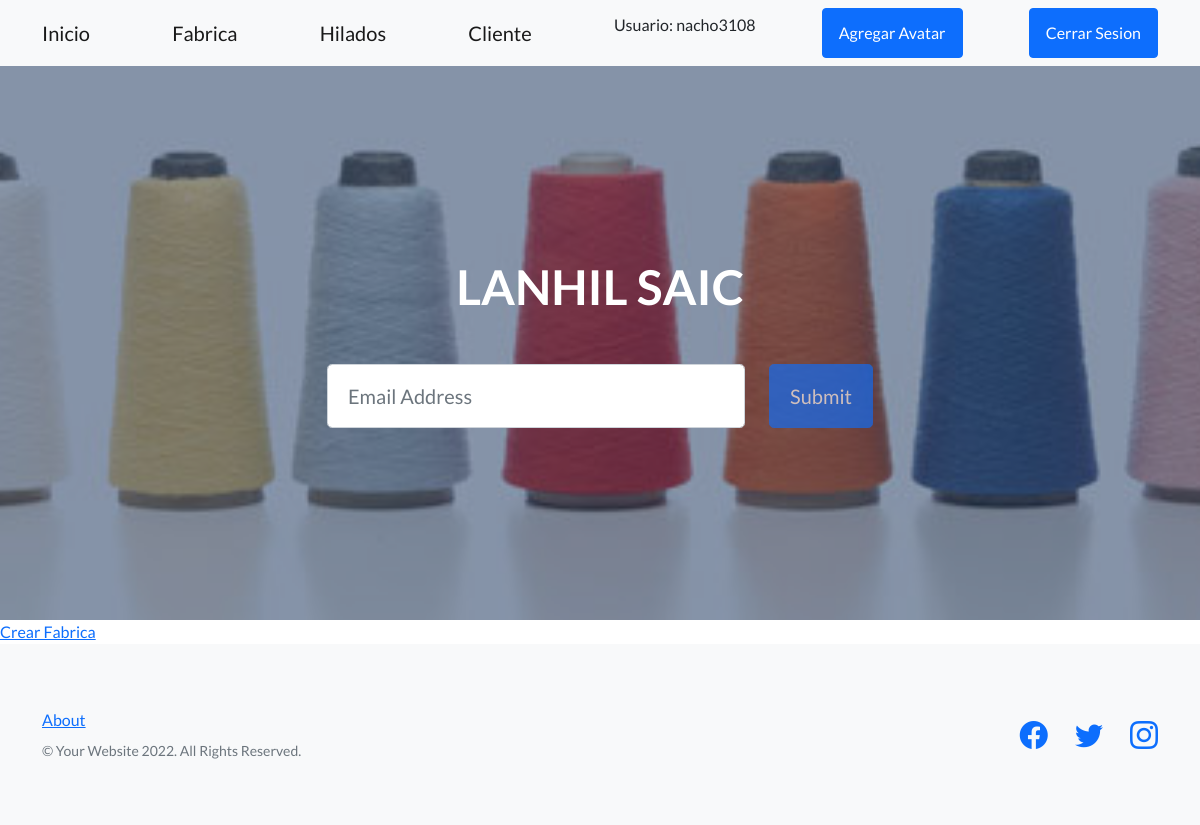
Before: /appProduccion/leerFabricas/ (signed in) with the older database file.
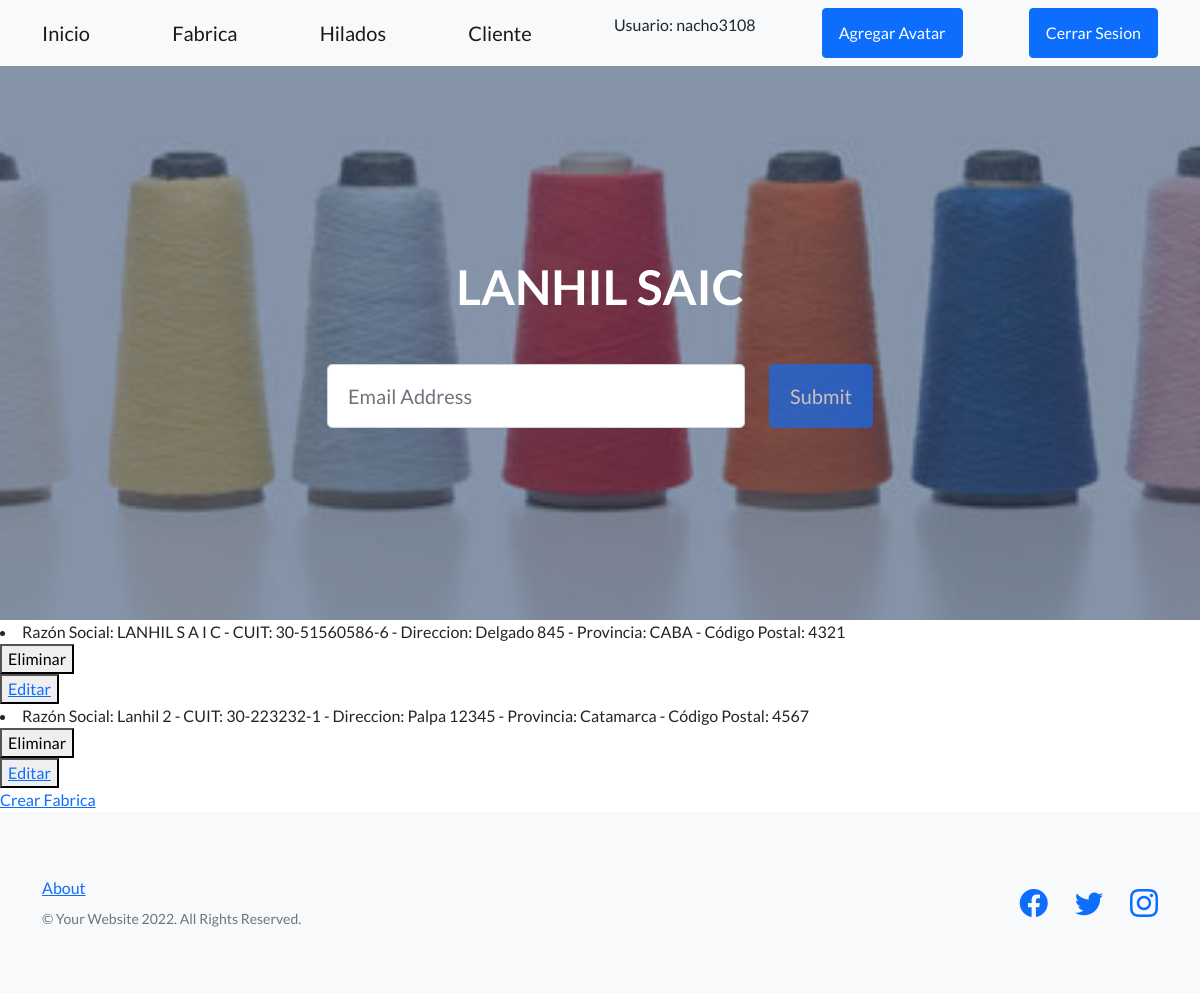
After: the same page with the newer database file.
### appProduccion/models.py (models this page shows)
class Fabrica(models.Model):
    razonSocial = models.CharField(max_length=50)
    cuit = models.CharField(max_length=50)
    direccion = models.CharField(max_length=50)
    provincia = models.CharField(max_length=50)
    codigoPostal = models.IntegerField()
    def __str__(self):
        return f"Razón Social: {self.razonSocial} - CUIT: {self.cuit} - Direccion: {self.direccion} - Provincia: {self.provincia} - Código Postal: {self.codigoPostal}"

### appProduccion/views.py (the view)
# urls.py: path('leerFabricas/', leerFabricas, name="LeerFabricas"),
@login_required
def leerFabricas(request):
    fabricas = Fabrica.objects.all() #traigo todas las fábricas
    contexto = {"fabricas":fabricas}
    return render(request, "appProduccion/leerFabricas.html",contexto)

### appProduccion/templates/appProduccion/leerFabricas.html
{% extends "appProduccion/padre.html" %}
{% load static %}
{% block contenidoQueCambia %}
        {% for fabrica in fabricas %}
            <li> {{fabrica}} </li>
            <div>
                    <form action="{% url 'EliminoFabrica' fabrica.id %}" method="POST">{% csrf_token %}
                        <button type="submit">Eliminar</button>
                    </form>
                    <button>
                        <a href="{% url 'EditarFabrica' fabrica.id %}" >Editar</a>
                    </button>
            </div>
        {% endfor %}
        <a href = "{% url 'FormularioFabrica' %}">Crear Fabrica</a>
{% endblock %}

Changed rows visible on the page:
added Fabrica: razonSocial+cuit+direccion "Razón Social: LANHIL S A I C - CUIT: 30-51560586-6 - Direccion: Delgado 845 - Provincia: CABA - Código Postal: 4321"
added Fabrica: razonSocial+cuit+direccion "Razón Social: Lanhil 2 - CUIT: 30-223232-1 - Direccion: Palpa 12345 - Provincia: Catamarca - Código Postal: 4567"
